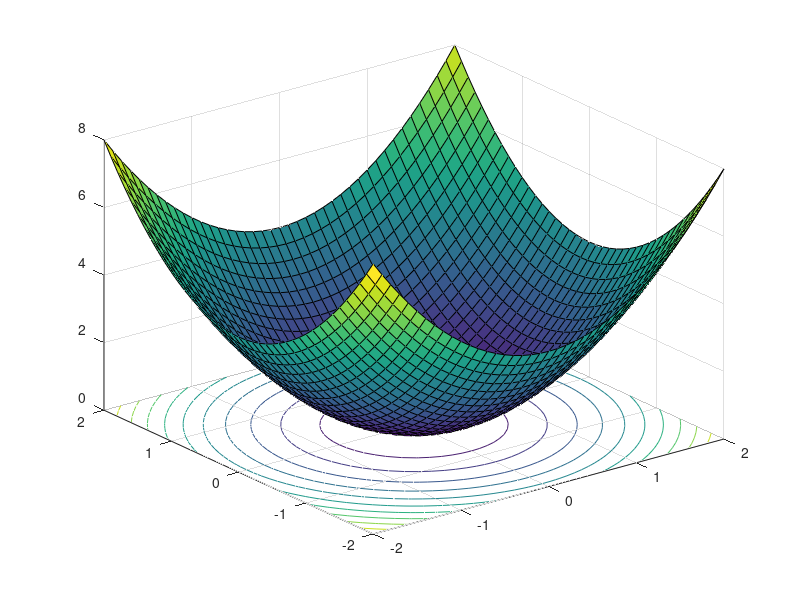

Write the MATLAB code that produced this figure.
%{
% Task A
x = [-3 2 -1 4 0];
n = length(x);
y = zeros(1,n);
for i=1:n
    if x(i)>=0
        y(i)=x(i)^2;
    else
        y(i)=abs(x(i));
    end
end
y
y = x;
y(y>0) = y(y>0).^2;
y(y<0) = abs(y(y<0));
y
%Task B
A = [1 6 3;8 2 5;7 4 9];
B = A;
[m,n] = size(A);
for i = 1:m
    for j = 1:n
        if A(i,j)>5
            B(i,j)=2*B(i,j);
        else
            B(i,j)=B(i,j)+1;
        end
    end
end
B
B = A;
B(B>5) = B(B>5)*2;
B(B<=5) = B(B<=5) + 1;
B
%Task C
n = length(x);
A = zeros(n,n);
for i = 1:n
    for j=1:n
        A(i,j)=x(i)-x(j);
    end
end
A
x=[1,3,5];
A = x' - x;
A
x = [1 3 5];
A = x' - x;
A = A.^2;
A
%Task E
A = [1 2 3;4 5 6;7 8 9];
[m,n] = size(A);
x = zeros(1,m);
x = sum(A.^2,2);
x
%Task F
x=[1 2 3];
y=[2,5,8];
answer = sum(x.*y);
disp(answer)
%Task H
x = [1 2 3 4]'
n =length(x);
xbar = sum(x)/n;
var = sum((x-x_bar).^2)/n;
disp(var);
A = [1,2,3;4,5,6;7,8,9];
[L,U] = lu(A);
R = chol(A);
[Q,R] = qr(A);
disp(L)
disp(U)
disp(L*U)
disp(Q)
disp(R)
disp(Q*R)
%}
[x,y] = meshgrid(-2:0.1:2,-2:0.1:2);
z = x.^2 + y.^2;
surf(x,y,z)
hold on;
contour(x,y,z)
